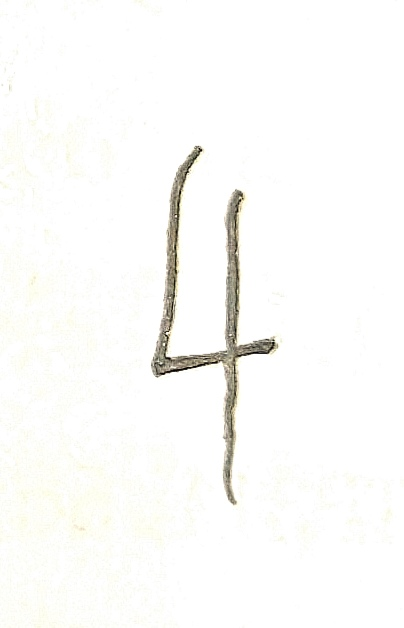
#> input picture yuan.jpg, 404 x 628 px, found by its file name
$ python suofang.py
#> lines starting #> are read from the running program, lines starting #| are printed output that depends on the picture
# 按比例缩小图片尺寸
from PIL import Image
im = Image.open('/Users/xuguoxiang/Desktop/feedforword neural network/yuan.jpg')
#> im is the input picture: PIL image 404x628 RGB; mean R, G, B 251.2, 251.1, 249.1
(x, y) = im.size  # 读取图片尺寸（像素）
#> x = 404; y = 628
x_s = 28  # 定义缩小后的标准宽度
#y_s = int(y * x_s / x)  # 基于标准宽度计算缩小后的高度
y_s = 28  # 基于标准宽度计算缩小后的高度
out = im.resize((x_s, y_s))  # 改变尺寸，保持图片高品质
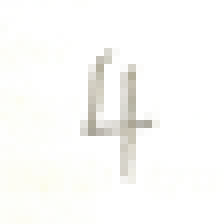
#> out: PIL image 28x28 RGB (shown 8 times larger); mean R, G, B 251, 250.8, 248.8
out.save('pictures_new3.png')

$ run again, with 666.png saved as yuan.jpg
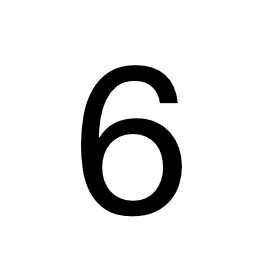
#> input picture 666.png, 264 x 276 px, found by its file name
#> im is the input picture: PIL image 264x276 RGB; min 0, max 255, mean 230.8
#> `out = im.resize((x_s, y_s))`:
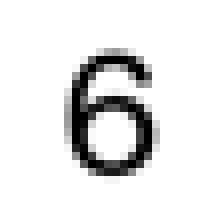
#> out: PIL image 28x28 RGB (shown 8 times larger); min 0, max 255, mean 230.7
